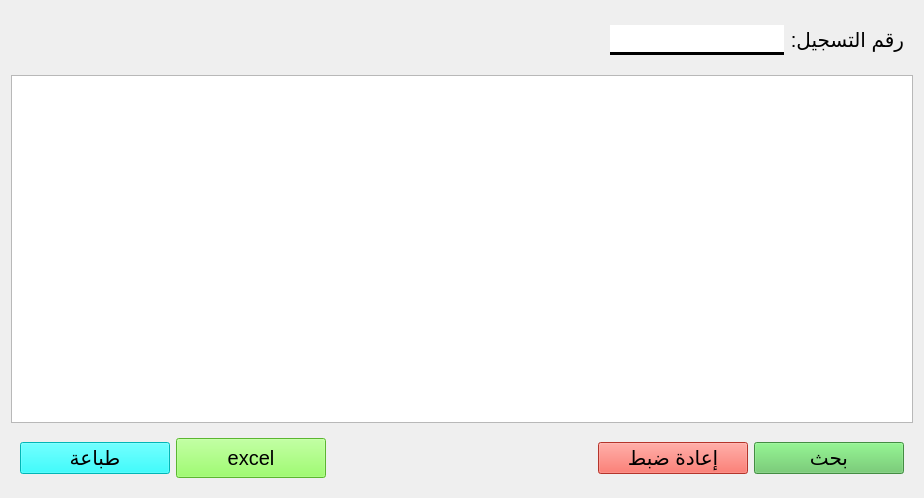
<?xml version="1.0" encoding="UTF-8"?>
<ui version="4.0">
 <class>student_history</class>
 <widget class="QWidget" name="student_history">
  <property name="geometry">
   <rect>
    <x>0</x>
    <y>0</y>
    <width>924</width>
    <height>498</height>
   </rect>
  </property>
  <property name="windowTitle">
   <string>Form</string>
  </property>
  <layout class="QVBoxLayout" name="verticalLayout">
   <item>
    <widget class="QFrame" name="frame">
     <property name="frameShape">
      <enum>QFrame::NoFrame</enum>
     </property>
     <layout class="QHBoxLayout" name="horizontalLayout">
      <item>
       <spacer name="horizontalSpacer">
        <property name="orientation">
         <enum>Qt::Horizontal</enum>
        </property>
        <property name="sizeType">
         <enum>QSizePolicy::MinimumExpanding</enum>
        </property>
        <property name="sizeHint" stdset="0">
         <size>
          <width>20</width>
          <height>40</height>
         </size>
        </property>
       </spacer>
      </item>
      <item>
       <widget class="QLineEdit" name="num_ins_search">
        <property name="sizePolicy">
         <sizepolicy hsizetype="Fixed" vsizetype="Fixed">
          <horstretch>0</horstretch>
          <verstretch>0</verstretch>
         </sizepolicy>
        </property>
        <property name="minimumSize">
         <size>
          <width>100</width>
          <height>30</height>
         </size>
        </property>
        <property name="font">
         <font>
          <pointsize>15</pointsize>
         </font>
        </property>
        <property name="styleSheet">
         <string notr="true">border: 3px solid black;
border-left: none;
border-right: none;
border-top: none 
</string>
        </property>
       </widget>
      </item>
      <item>
       <widget class="QLabel" name="label_11">
        <property name="font">
         <font>
          <pointsize>15</pointsize>
         </font>
        </property>
        <property name="text">
         <string>رقم التسجيل:</string>
        </property>
       </widget>
      </item>
     </layout>
    </widget>
   </item>
   <item>
    <widget class="QTableView" name="student_tab">
     <property name="font">
      <font>
       <pointsize>15</pointsize>
      </font>
     </property>
     <property name="layoutDirection">
      <enum>Qt::RightToLeft</enum>
     </property>
     <property name="alternatingRowColors">
      <bool>true</bool>
     </property>
     <property name="selectionMode">
      <enum>QAbstractItemView::NoSelection</enum>
     </property>
     <property name="selectionBehavior">
      <enum>QAbstractItemView::SelectRows</enum>
     </property>
     <property name="verticalScrollMode">
      <enum>QAbstractItemView::ScrollPerPixel</enum>
     </property>
     <property name="horizontalScrollMode">
      <enum>QAbstractItemView::ScrollPerPixel</enum>
     </property>
     <property name="showGrid">
      <bool>false</bool>
     </property>
    </widget>
   </item>
   <item>
    <widget class="QFrame" name="frame_7">
     <property name="frameShape">
      <enum>QFrame::NoFrame</enum>
     </property>
     <layout class="QHBoxLayout" name="horizontalLayout_5">
      <item>
       <widget class="QPushButton" name="printing_btn">
        <property name="minimumSize">
         <size>
          <width>150</width>
          <height>30</height>
         </size>
        </property>
        <property name="font">
         <font>
          <pointsize>15</pointsize>
         </font>
        </property>
        <property name="styleSheet">
         <string notr="true">background-color: rgb(0, 255, 255);</string>
        </property>
        <property name="text">
         <string>طباعة</string>
        </property>
        <property name="shortcut">
         <string>Ctrl+P</string>
        </property>
       </widget>
      </item>
      <item>
       <widget class="QPushButton" name="export_btn">
        <property name="sizePolicy">
         <sizepolicy hsizetype="Minimum" vsizetype="Preferred">
          <horstretch>0</horstretch>
          <verstretch>0</verstretch>
         </sizepolicy>
        </property>
        <property name="minimumSize">
         <size>
          <width>150</width>
          <height>30</height>
         </size>
        </property>
        <property name="font">
         <font>
          <pointsize>15</pointsize>
         </font>
        </property>
        <property name="styleSheet">
         <string notr="true">background-color: rgb(127, 255, 67);</string>
        </property>
        <property name="text">
         <string>excel</string>
        </property>
        <property name="shortcut">
         <string>Ctrl+E</string>
        </property>
       </widget>
      </item>
      <item>
       <spacer name="horizontalSpacer_5">
        <property name="orientation">
         <enum>Qt::Horizontal</enum>
        </property>
        <property name="sizeType">
         <enum>QSizePolicy::MinimumExpanding</enum>
        </property>
        <property name="sizeHint" stdset="0">
         <size>
          <width>20</width>
          <height>40</height>
         </size>
        </property>
       </spacer>
      </item>
      <item>
       <widget class="QPushButton" name="reset_btn">
        <property name="minimumSize">
         <size>
          <width>150</width>
          <height>30</height>
         </size>
        </property>
        <property name="font">
         <font>
          <pointsize>15</pointsize>
         </font>
        </property>
        <property name="styleSheet">
         <string notr="true">background-color: rgb(252, 73, 60);</string>
        </property>
        <property name="text">
         <string>إعادة ضبط</string>
        </property>
        <property name="shortcut">
         <string>Esc</string>
        </property>
       </widget>
      </item>
      <item>
       <widget class="QPushButton" name="search_btn">
        <property name="minimumSize">
         <size>
          <width>150</width>
          <height>30</height>
         </size>
        </property>
        <property name="font">
         <font>
          <pointsize>15</pointsize>
         </font>
        </property>
        <property name="styleSheet">
         <string notr="true">background-color: rgb(94, 197, 93);</string>
        </property>
        <property name="text">
         <string>بحث</string>
        </property>
        <property name="shortcut">
         <string>Return</string>
        </property>
       </widget>
      </item>
     </layout>
    </widget>
   </item>
  </layout>
 </widget>
 <resources/>
 <connections/>
</ui>
